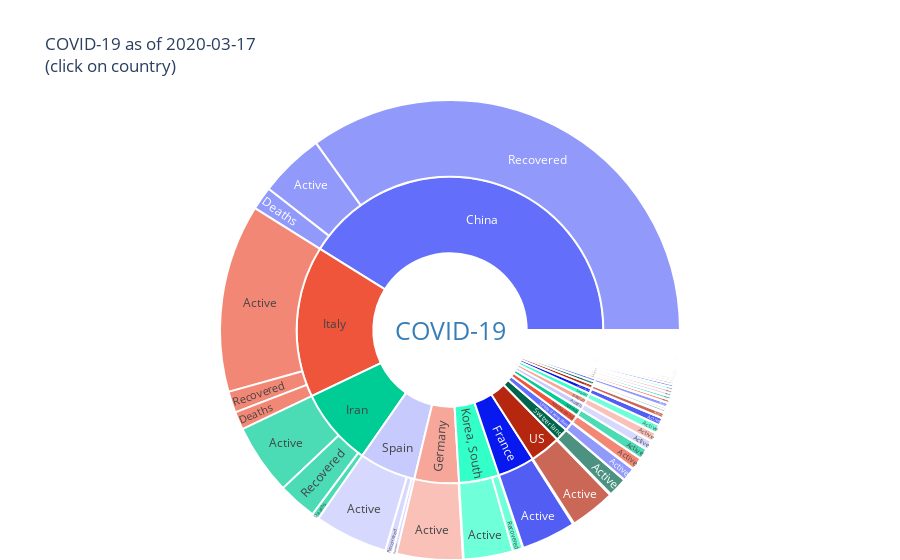

The cell this chart's notebook holds for it:
### Markdown cell above
# Pie Chart Visualization

### Code cell
countries = by_country.index.to_list()
ids = countries
labels = countries
parents = [title] * len(countries)
values = by_country.Confirmed.to_list()

classifications = by_country.columns.drop('Confirmed')

for cty in by_country.index:
    for c in classifications:
        ids = ids + [cty + '_' + c]
        parents = parents + [cty]
        labels = labels + [c]
        values = values + [by_country.loc[cty][c]]

trace = go.Sunburst(
    ids=ids,
    labels=labels,
    parents=parents,
    values=values,
    branchvalues="total",
    outsidetextfont={"size": 25, "color": "#377eb8"},
    marker={"line": {"width": 2}}
)

layout = go.Layout(
    title = off_title + "<br>(click on country)",
    margin = go.layout.Margin(t=100, l=0, r=0, b=0),
    sunburstcolorway=["#636efa","#ef553b","#00cc96"]
)

fig = go.Figure([trace], layout)

py.iplot(fig)

### Figure 1 — Plotly figure (JSON) as saved in the notebook; plotly's stock layout.template omitted (floating-point values rounded to 4 significant figures; data arrays with more than 128 entries replaced by an {"elided": "..."} marker saying what was removed)
{"data": [{"branchvalues": "total", "ids": {"elided": "608 str values"}, "labels": {"elided": "608 str values"}, "marker": {"line": {"width": 2}}, "outsidetextfont": {"color": "#377eb8", "size": 25}, "parents": {"elided": "608 str values"}, "type": "sunburst", "values": {"elided": "608 int values"}}], "layout": {"margin": {"b": 0, "l": 0, "r": 0, "t": 100}, "sunburstcolorway": ["#636efa", "#ef553b", "#00cc96"], "title": {"text": "COVID-19 as of 2020-03-17<br>(click on country)"}}}
